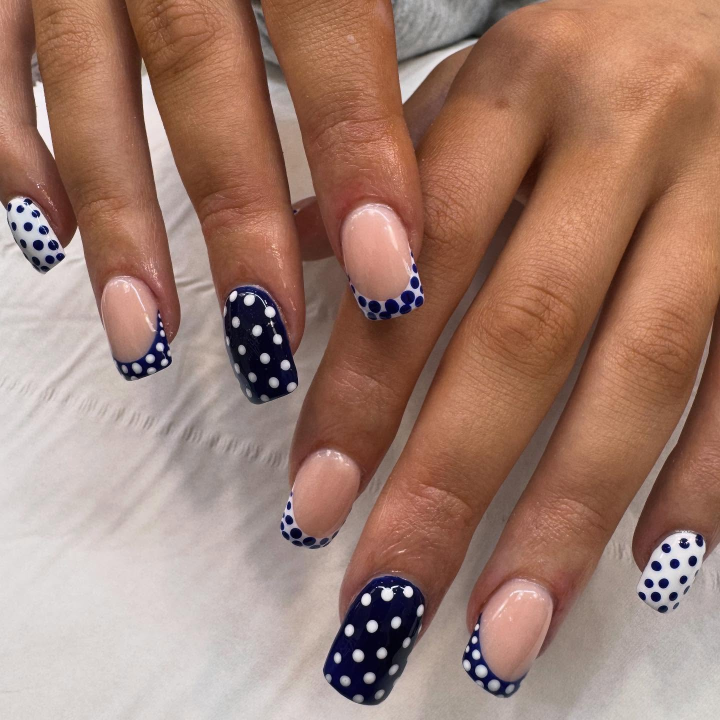
#> input picture ume_sec/assets/photos/658930229_17958005640097168_8091380734657685077_n.jpg, 1440 x 1440 px (shown at 1/2 size); its folder holds 4 pictures in this run
$ python process_photos.py
#> lines starting #> are read from the running program, lines starting #| are printed output that depends on the picture
"""Prepare the real salon photos for the website.

Originals stay in assets/photos/; optimised WebP derivatives go to assets/img/.
Two sources are deliberately excluded from prominent slots:
  * 890612267 carries a third-party Xiaohongshu watermark, not the studio's work.
  * 892017411 is a moving-in snapshot: empty shelves, a clipped "GOOD LUCK"
    balloon, a ring-light stand and a pastry box. It is kept in assets/photos/
    for a future reshoot, but the site is work-led instead.

Run:  python process_photos.py
"""
from pathlib import Path

from PIL import Image, ImageOps

BASE = Path(__file__).resolve().parent
SRC = BASE / "photos"
OUT = BASE / "img"
OUT.mkdir(exist_ok=True)


def original(prefix):
#> called with prefix = '658930229'
    matches = sorted(SRC.glob(prefix + "*"))
    if not matches:
        raise FileNotFoundError(f"No photo starting with {prefix}")
    return ImageOps.exif_transpose(Image.open(matches[0])).convert("RGB")
#> returned value is the input picture: PIL image 1440x1440 RGB; mean R, G, B 161.8, 126.6, 112.6


def emit(im, name, quality=86):
#> called with name = 'hero-main.webp', quality = 86
    path = OUT / name
    im.save(path, "WEBP", quality=quality, method=6)
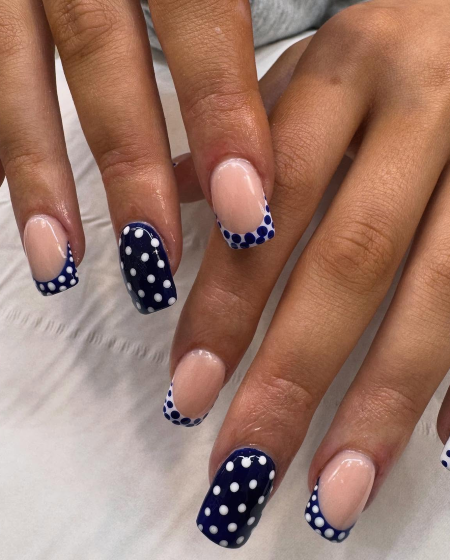
#> saved as hero-main.webp: PIL image 900x1120 RGB (shown at 1/2 size); mean R, G, B 157.5, 120.9, 106.6
    print(f"  {name:24s} {im.width}x{im.height}  {path.stat().st_size // 1024} KB")
#|   hero-main.webp           900x1120  110 KB


def square(prefix, name, size=1100):
    im = original(prefix)
#> call 2 of original, with prefix = '657400623'
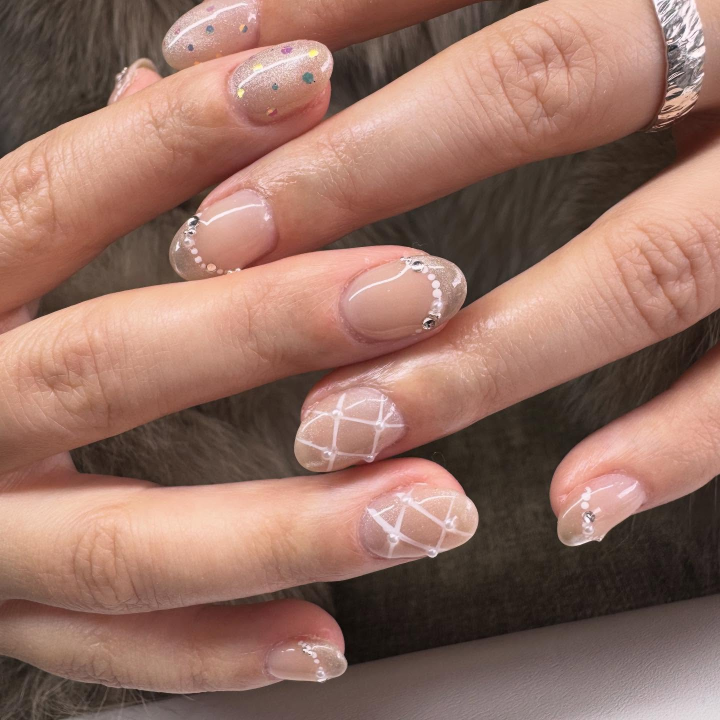
#> input picture ume_sec/assets/photos/657400623_17957638494097168_8584377161382812987_n.jpg, 1440 x 1440 px (shown at 1/2 size)
#> in original, returned value is the input picture: PIL image 1440x1440 RGB; mean R, G, B 150, 112.6, 100.2
    emit(ImageOps.fit(im, (size, size), Image.LANCZOS, centering=(0.5, 0.5)), name)
#> call 2 of emit, with name = 'hero-accent.webp', quality = 86
#> in emit (call 2), `im.save(path, "WEBP", quality=quality, method=6)`:
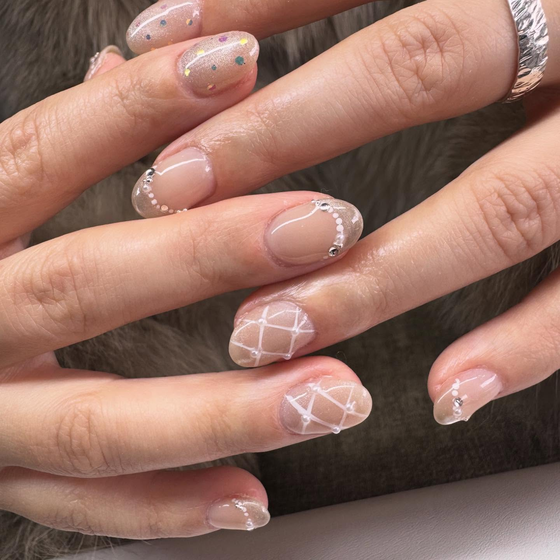
#> saved as hero-accent.webp: PIL image 560x560 RGB; mean R, G, B 150, 112.6, 100.2
#|   hero-accent.webp         560x560  39 KB


def portrait(prefix, name, width, height, centering=(0.5, 0.5)):
    im = original(prefix)
    emit(ImageOps.fit(im, (width, height), Image.LANCZOS, centering=centering), name)


def custom(prefix, name, box, size, quality=84):
    im = original(prefix).crop(box)
    emit(im.resize(size, Image.LANCZOS), name, quality)


if __name__ == "__main__":
    print("Generating optimised images in", OUT)
    # Hero: the signature navy polka set on white fabric, cropped tall.
    portrait("658930229", "hero-main.webp", 900, 1120, (0.5, 0.48))
    # Hero accent: the sheer nude / silver linework set.
    square("657400623", "hero-accent.webp", 560)

    # Gallery: three distinct sets.
    square("660845997", "work-01.webp")
#> call 3 of original, with prefix = '660845997'
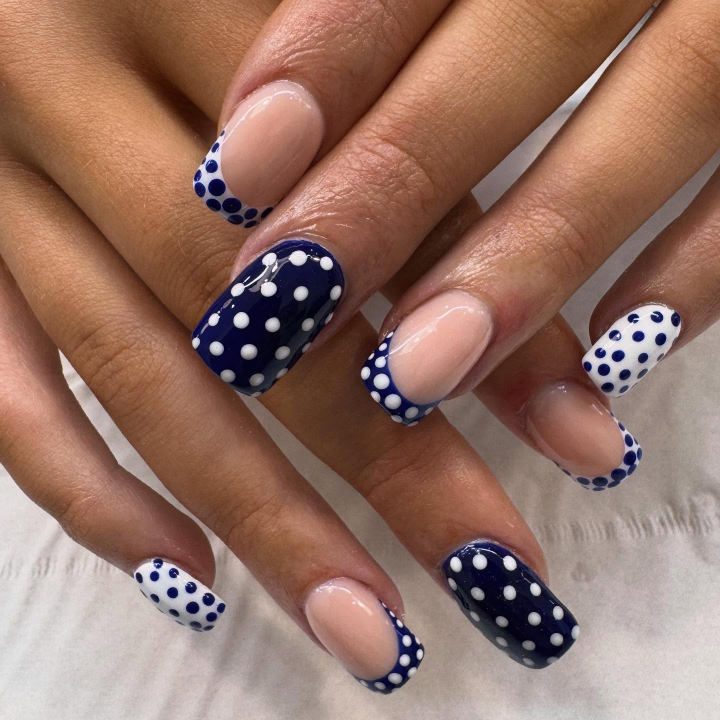
#> input picture ume_sec/assets/photos/660845997_17958005637097168_2539458680791392637_n.jpg, 1440 x 1440 px (shown at 1/2 size)
#> in original, returned value is the input picture: PIL image 1440x1440 RGB; mean R, G, B 150.4, 114.6, 101.3
#|   work-01.webp             1100x1100  134 KB
    square("658522961", "work-02.webp")
#> call 4 of original, with prefix = '658522961'
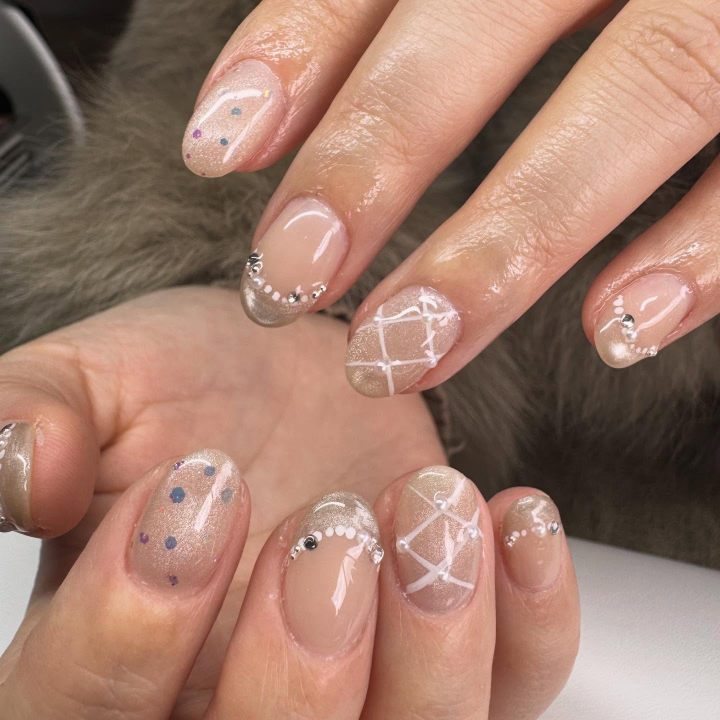
#> input picture ume_sec/assets/photos/658522961_17957638479097168_4774336459345200944_n.jpg, 1440 x 1440 px (shown at 1/2 size)
#> in original, returned value is the input picture: PIL image 1440x1440 RGB; mean R, G, B 162.4, 124.7, 109
#|   work-02.webp             1100x1100  111 KB
    square("670572148", "work-03.webp")
#> (the run stopped early here; a loop or call above may not have finished)
